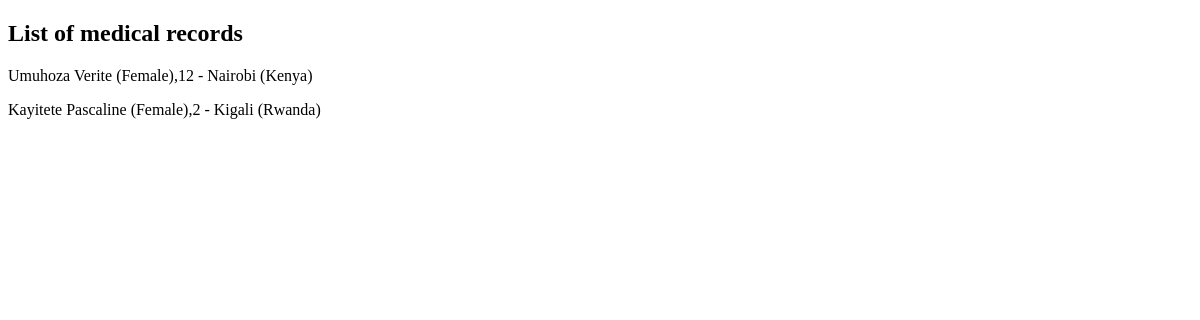
/recordspatients/patients/, run on an earlier commit of the app's database.
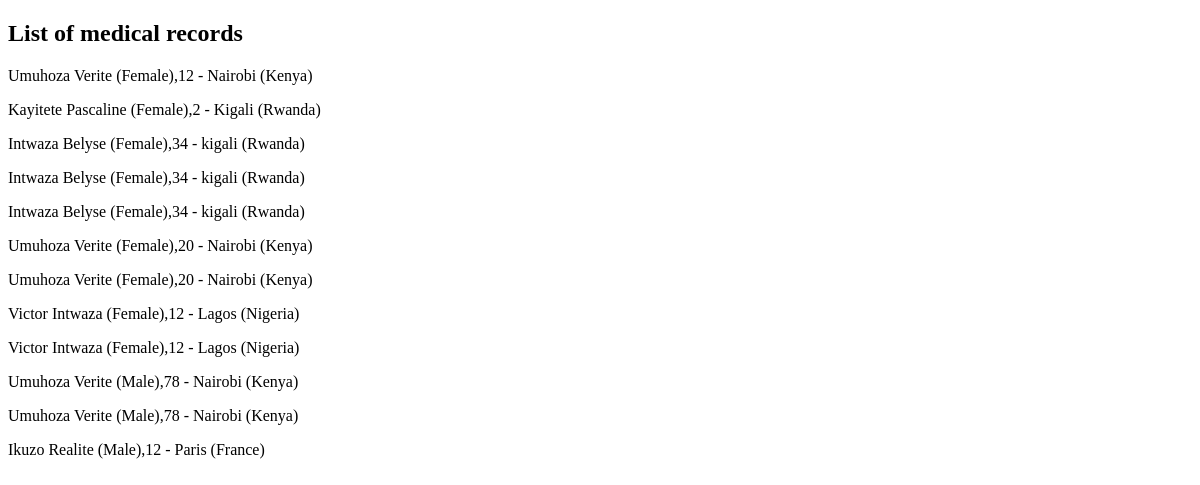
And on a later commit of the database.
### recordspatients/models.py (models this page shows)
class Patient(models.Model):
    first_name = models.CharField(max_length=20)
    last_name = models.CharField(max_length=20)
    age = models.PositiveSmallIntegerField()
    male = models. BooleanField()
    female = models.BooleanField()
    country = models.CharField(max_length=20)
    city = models.CharField(max_length=20)
    diabetes = models.BooleanField()
    no_diabetes = models.BooleanField()
    unknown = models.BooleanField()

### recordspatients/views.py (the view)
# urls.py: path('patients/', list_patients, name="patients"),
def list_patients(request):
    patients = Patient.objects.all()
    return render(request, 'list_patients.html', {'patients':patients})

### recordspatients/templates/list_patients.html (shortened to what this page needs)
<!DOCTYPE html>
<html lang="en">
  <head>
  </head>
  <body>
    <h2>List of medical records</h2>
        {% for patient in patients %}
        {% if patient.male %}
           <p>{{ patient.first_name }} {{ patient.last_name}} (Male),{{ patient.age }} - {{ patient.city }} ({{ patient.country }})</p>
           {%else%}
           <p>{{ patient.first_name }} {{ patient.last_name }} (Female),{{ patient.age }} - {{ patient.city }} ({{ patient.country }})</p>
           {% endif %}
        {% endfor %}
  </body>
</html>

What changed in the data, as far as the page shows it:
added Patient: first_name "Intwaza", last_name "Belyse", age "34", city "kigali", country "Rwanda"
added Patient: first_name "Intwaza", last_name "Belyse", age "34", city "kigali", country "Rwanda"
added Patient: first_name "Intwaza", last_name "Belyse", age "34", city "kigali", country "Rwanda"
added Patient: first_name "Umuhoza", last_name "Verite", age "20", city "Nairobi", country "Kenya"
added Patient: first_name "Umuhoza", last_name "Verite", age "20", city "Nairobi", country "Kenya"
added Patient: first_name "Victor", last_name "Intwaza", age "12", city "Lagos", country "Nigeria"
added Patient: first_name "Victor", last_name "Intwaza", age "12", city "Lagos", country "Nigeria"
added Patient: first_name "Umuhoza", last_name "Verite", age "78", city "Nairobi", country "Kenya"
added Patient: first_name "Umuhoza", last_name "Verite", age "78", city "Nairobi", country "Kenya"
added Patient: first_name "Ikuzo", last_name "Realite", age "12", city "Paris", country "France"
